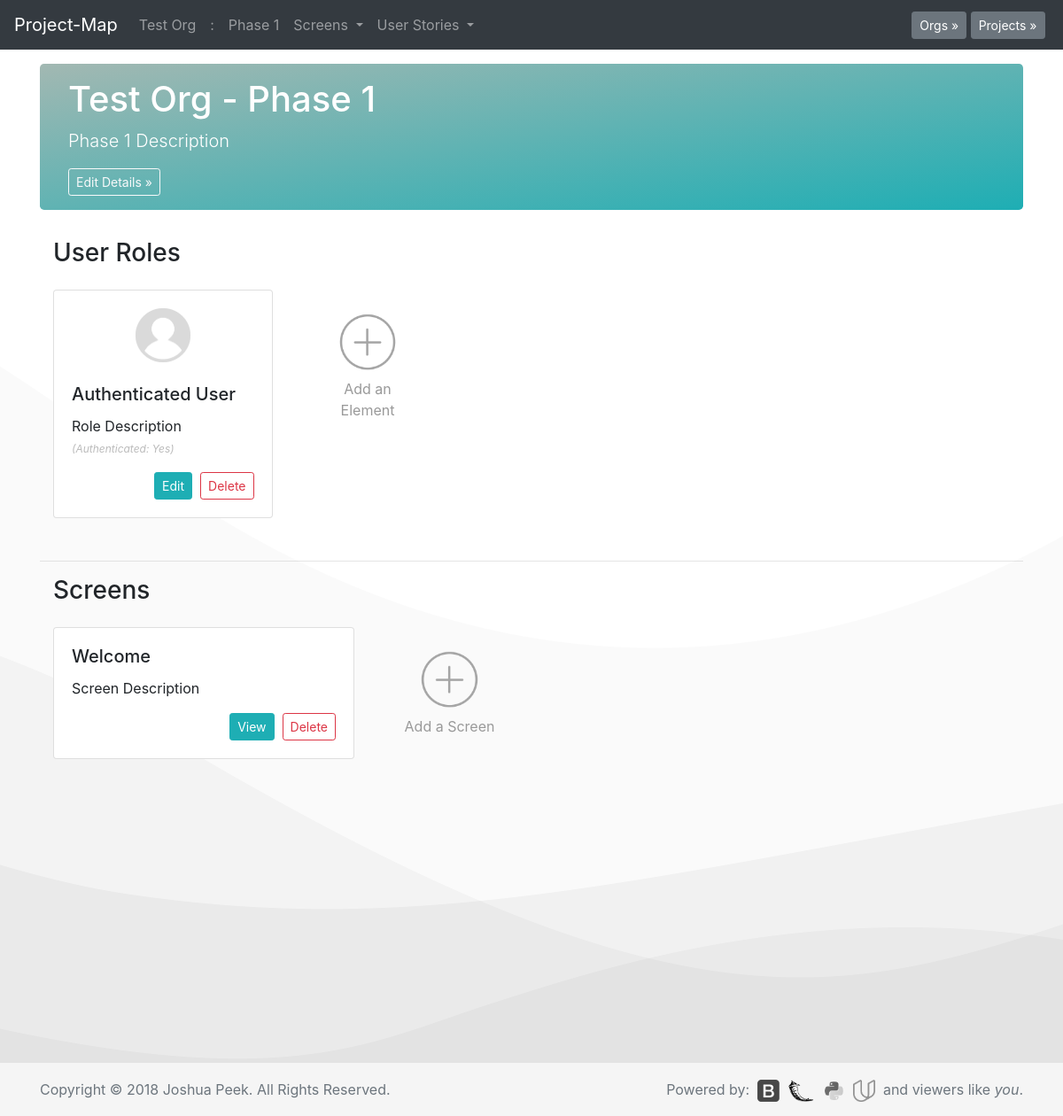
/o?1&p?1, run on an earlier commit of the app's database.
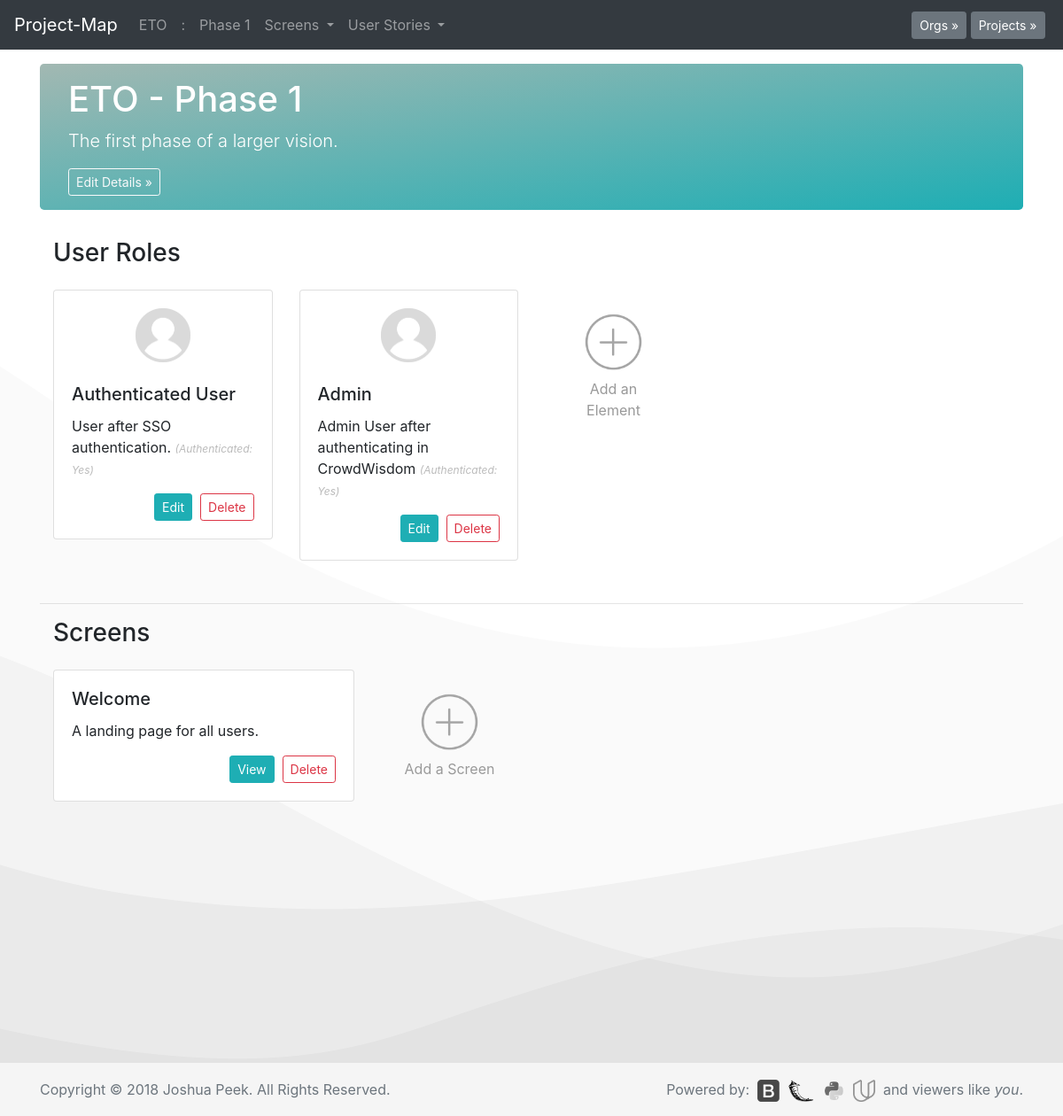
And on a later commit of the database.
### database_setup.py (models this page shows, shortened)
class Org(Base):
    __tablename__ = 'org'
    id = Column(Integer, primary_key=True)
    title = Column(String(250), nullable=False)
    description = Column(String(500))

class Project(Base):
    __tablename__ = 'project'
    id = Column(Integer, primary_key=True)
    title = Column(String(250), nullable=False)
    description = Column(String(500))
    org_id = Column(Integer, ForeignKey('org.id'))
    org = relationship(Org)

class Role(Base):
    __tablename__ = 'role'
    id = Column(Integer, primary_key=True)
    title = Column(String(250), nullable=False)
    description = Column(String(500))
    authRequired = Column(String(5))
    project_id = Column(Integer, ForeignKey('project.id'))
    project = relationship(Project)

class Screen(Base):
    __tablename__ = 'screen'
    id = Column(Integer, primary_key=True)
    title = Column(String(250), nullable=False)
    description = Column(String(500))
    project_id = Column(Integer, ForeignKey('project.id'))
    project = relationship(Project)

### app.py (the view)
@app.route('/o?<int:org_id>&p?<int:project_id>')
def projectPage(org_id, project_id):
    allorgs = session.query(Org).all()
    allprojects = session.query(Project).all()
    org = session.query(Org).filter_by(id=org_id).one()
    project = session.query(Project).filter_by(id=project_id).one()
    projects = session.query(Project).filter_by(org_id=org.id).all()
    roles = session.query(Role).filter_by(project_id=project.id).all()
    screens = session.query(Screen).filter_by(project_id=project.id).all()
    fgs = session.query(Functgroup).filter_by(project_id=project.id).all()
    functions = session.query(Function).filter_by(project_id=project.id).all()
    return render_template('project.html', org=org,
                           project=project, roles=roles,
                           screens=screens, fgs=fgs,
                           functions=functions, projects=projects,
                           allorgs=allorgs, allprojects=allprojects)

### templates/project.html (shortened to what this page needs)
<!doctype html>
<html lang="en">
  {% include "header.html" %}
  <body>
    {% include "menu.html" %}
    <main role="main" class="container">
      <div class="jumbotron" style="padding:1rem 2rem;">
        <h1>{{org.title}} - {{project.title}}</h1>
        <p class="lead">{{project.description}}
          {% if project.description == "" %}<br>{% endif %}</p>
        <button type="button" class="btn btn-sm btn btn-outline-light" data-toggle="modal" data-target="#edit-project-details">Edit Details &raquo;</button>
      </div>
            <div class="container">
              <div class="row">
                <div class="col-md-12 mb-3">
                  <h3>User Roles</h3>
                </div>
              </div>
              <div class="row">
                {% for i in roles %}
                <div class="col-md-3" style="margin-bottom:2rem;">
                  <div class="card mx-auto">
                    <div class="card-body mx-auto" style="word-break:unset;">
                      <center><img src="../../../static/images/profile.png" width="30%"></center><br>
                      <h5 class="card-title">{{i.title}}</h5>
                      <p class="card-text">{{i.description}}
                        {% if authRequired != "" %}<i style="font-size: .75rem;color: #bbb;">(Authenticated: {{i.authRequired}})</i>{% endif %}</p>
                      <span style="float:right;"><a href="{{url_for('editRole', role_id = i.id)}}" class="btn btn-sm btn-primary">Edit</a>&nbsp;
                      <a href="{{url_for('delRole', role_id = i.id)}}" class="btn btn-sm btn-outline-danger">Delete</a></span>
                    </div>
                  </div>
                </div>
                {% endfor %}
                <div class="col-md-2" style="margin-bottom:2rem;">
                  <div class="card mx-auto" style="background-clip: text;color: #999;border: 0px solid #C9C9C9;">
                    <div class="card-body">
                      <center>
                        <a type="button" data-toggle="modal" data-target="#add-role">
                          <img src="../../static/images/plus.png" width="70%">
                        </a>
                        <p style="color:#999;text-size:.75rem;">Add an Element</p>
                      </center>
                    </div>
                  </div>
                </div>
              </div>
            </div>
      <hr>
      <div class="container">
        <div class="row">
          <div class="col-md-12 mb-3">
            <h3>Screens</h3>
          </div>
        </div>
        <div class="row">
          {% for i in screens %}
          <div class="col-md-4" style="margin-bottom:2rem;">
            <div class="card">
              <div class="card-body">
                <h5 class="card-title">{{i.title}}</h5>
                <p class="card-text">{{i.description}}</p>
                <span style="float:right;"><a href="{{url_for('screenPage', project_id = project.id, screen_id=i.id)}}" class="btn btn-sm btn-primary">View</a>&nbsp;
                <a href="{{url_for('delScreen', screen_id = i.id)}}" class="btn btn-sm btn-outline-danger">Delete</a></span>
              </div>
            </div>
          </div>
          {% endfor %}
          <div class="col-md-2" style="margin-bottom:2rem;">
            <div class="card" style="background-clip: text;color: #999;border: 0px solid #C9C9C9;">
              <div class="card-body">
                <center>
                  <a type="button" data-toggle="modal" data-target="#add-screen">
                    <img src="../../static/images/plus.png" width="70%">
                  </a>
                  <p style="color:#999;text-size:.75rem;">Add a Screen</p>
                </center>
              </div>
            </div>
          </div>
        </div>
      </div>
    </main>
  {% include "footer.html" %}
  </body>
</html>

### templates/header.html (shortened to what this page needs)
<head>
  <link href="../../../../static/styles.css" rel="stylesheet">
</head>

### templates/menu.html (shortened to what this page needs)
<nav class="navbar navbar-expand-md navbar-dark fixed-top bg-dark">
  <a class="navbar-brand" href="/">Project-Map</a>
  <div class="collapse navbar-collapse" id="navbarCollapse">
    <ul class="navbar-nav mr-auto">
      {% if org is defined %}
      <li class="nav-item">
        <a class="nav-link" href="{{url_for('orgPage', org_id=org.id)}}">{{org.title}}</a>
      </li>
      {% endif %}
      {% if project is defined %}
      <li class="nav-item">
        <span class="nav-link">:</span>
      </li>
      <li class="nav-item">
        <a class="nav-link" href="{{url_for('projectPage', org_id=project.org.id,
          project_id=project.id)}}">{{project.title}}
        </a>
      </li>
      {% endif %}
      {% if screens is defined %}
      <li class="nav-item dropdown">
        <a class="nav-link dropdown-toggle" href="#" id="navbarDropdown" role="button" data-toggle="dropdown" aria-haspopup="true" aria-expanded="false">
          Screens
        </a>
      </li>
      {% endif %}
      {% if screens is defined %}
      <li class="nav-item dropdown">
        <a class="nav-link dropdown-toggle" href="#" id="navbarDropdown" role="button" data-toggle="dropdown" aria-haspopup="true" aria-expanded="false">
          User Stories
        </a>
      </li>
      {% endif %}
    </ul>
    {% if allorgs is defined %}
    <button type="button" class="btn btn-secondary btn-sm my-2 my-sm-0" data-toggle="modal" data-target="#org-select">Orgs &raquo;</button>&nbsp;
    {% endif %}
    {% if allprojects is defined %}
    <button type="button" class="btn btn-secondary btn-sm my-2 my-sm-0" data-toggle="modal" data-target="#project-select">Projects &raquo;</button>&nbsp;
    {% endif %}
  </div>
</nav>

### templates/footer.html (shortened to what this page needs)
<footer class="footer">
  <div class="container">
    <span class="text-muted">Copyright © 2018 Joshua Peek. All Rights Reserved.</span>
    <span style="float:right;">
      <span class="text-muted">Powered by:&nbsp;</span>
      <a href="https://getbootstrap.com/"><img class="grayscale" src="../../../../static/images/bootstrap.png" height="25px"></a>&nbsp;
      <a href="http://flask.pocoo.org/"><img class="grayscale" src="../../../../static/images/flask.png" height="25px"></a>&nbsp;
      <a href="https://www.python.org/"><img class="grayscale" src="../../../../static/images/python.png" height="25px"></a>&nbsp;
      <a href="https://www.udacity.com/"><img class="grayscale" src="../../../../static/images/udacity.png" height="25px"></a>&nbsp;
      <span class="text-muted"> and viewers like <i>you</i>.</span>
    </span>
  </div>
</footer>

What changed in the data, as far as the page shows it:
changed Org: title "Test Org" → "ETO"
changed Project "Phase 1": description "Phase 1 Description" → "The first phase of a larger vision."
changed Role "Authenticated User": description "Role Description" → "User after SSO authentication."
added Role: title "Admin", description "Admin User after authenticating in CrowdWisdom", authRequired "Yes"
changed Screen "Welcome": description "Screen Description" → "A landing page for all users."
